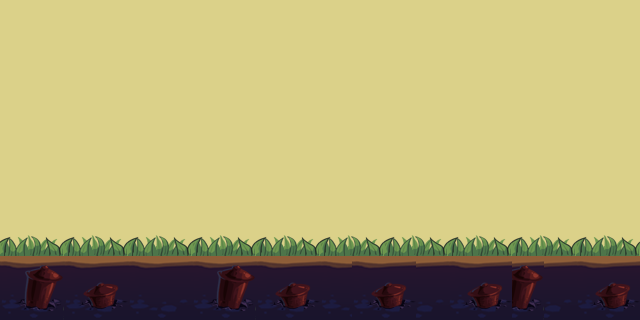

Rendered tile map (Tiled .tmx) drawn with the repository's tilesets; below, a short description and the map source with its tile grids summarised:
An orthogonal 20x10 tile map with 32x32 px tiles, 2 tile layers (background, grass).

<map version="1.0" orientation="orthogonal" width="20" height="10" tilewidth="32" tileheight="32">
 <tileset firstgid="1" name="map" tilewidth="32" tileheight="32">
  <image source="map.png" width="128" height="128" />
 </tileset>
 <layer name="background" width="20" height="10">
  <data>[200 cells, 200 non-empty, 13 distinct tile ids]</data>
 </layer>
 <layer name="grass" width="20" height="10">
  <data>[200 cells, 20 non-empty, 2 distinct tile ids]</data>
 </layer>
</map>
